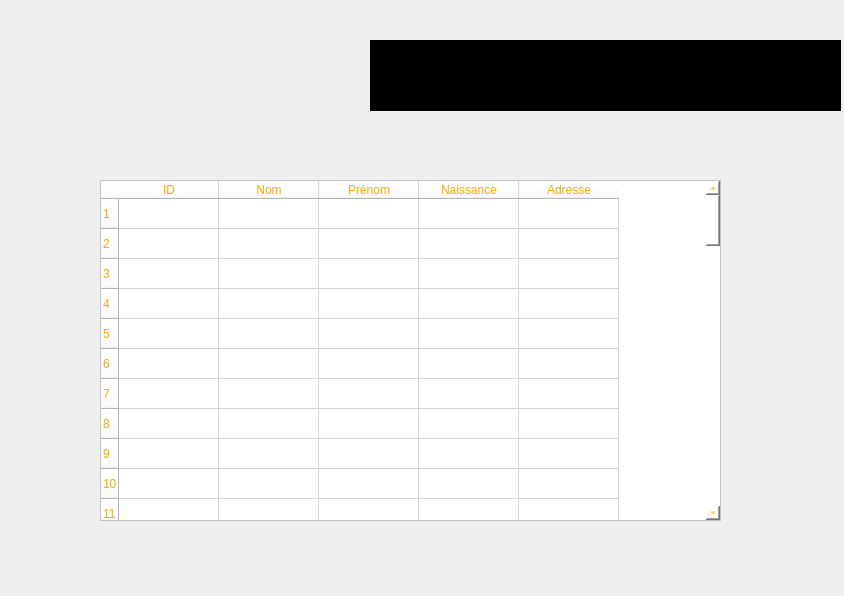
<?xml version="1.0" encoding="UTF-8"?>
<ui version="4.0">
 <class>Afficher_client</class>
 <widget class="QDialog" name="Afficher_client">
  <property name="geometry">
   <rect>
    <x>0</x>
    <y>0</y>
    <width>844</width>
    <height>596</height>
   </rect>
  </property>
  <property name="windowTitle">
   <string>Dialog</string>
  </property>
  <widget class="QLabel" name="label_2">
   <property name="geometry">
    <rect>
     <x>0</x>
     <y>-10</y>
     <width>391</width>
     <height>171</height>
    </rect>
   </property>
   <property name="text">
    <string/>
   </property>
   <property name="pixmap">
    <pixmap>../../Images/Captures d’écran/LOGO1.png</pixmap>
   </property>
  </widget>
  <widget class="QLabel" name="labelNomGestionnaire">
   <property name="geometry">
    <rect>
     <x>370</x>
     <y>40</y>
     <width>471</width>
     <height>71</height>
    </rect>
   </property>
   <property name="styleSheet">
    <string notr="true">color: rgb(255, 255, 255);
font: 700 18pt &quot;Segoe UI&quot;;
background-color: rgb(0, 0, 0);</string>
   </property>
   <property name="text">
    <string/>
   </property>
   <property name="alignment">
    <set>Qt::AlignCenter</set>
   </property>
  </widget>
  <widget class="QTableWidget" name="tableau_client">
   <property name="geometry">
    <rect>
     <x>100</x>
     <y>180</y>
     <width>621</width>
     <height>341</height>
    </rect>
   </property>
   <property name="styleSheet">
    <string notr="true">font: 700 10pt &quot;Segoe UI&quot;;
color: rgb(255, 170, 0);
background-color: rgb(255, 255, 255);</string>
   </property>
   <property name="showGrid">
    <bool>true</bool>
   </property>
   <property name="wordWrap">
    <bool>true</bool>
   </property>
   <property name="cornerButtonEnabled">
    <bool>true</bool>
   </property>
   <property name="rowCount">
    <number>60</number>
   </property>
   <property name="columnCount">
    <number>5</number>
   </property>
   <row/>
   <row/>
   <row/>
   <row/>
   <row/>
   <row/>
   <row/>
   <row/>
   <row/>
   <row/>
   <row/>
   <row/>
   <row/>
   <row/>
   <row/>
   <row/>
   <row/>
   <row/>
   <row/>
   <row/>
   <row/>
   <row/>
   <row/>
   <row/>
   <row/>
   <row/>
   <row/>
   <row/>
   <row/>
   <row/>
   <row/>
   <row/>
   <row/>
   <row/>
   <row/>
   <row/>
   <row/>
   <row/>
   <row/>
   <row/>
   <row/>
   <row/>
   <row/>
   <row/>
   <row/>
   <row/>
   <row/>
   <row/>
   <row/>
   <row/>
   <row/>
   <row/>
   <row/>
   <row/>
   <row/>
   <row/>
   <row/>
   <row/>
   <row/>
   <row/>
   <column>
    <property name="text">
     <string>ID</string>
    </property>
   </column>
   <column>
    <property name="text">
     <string>Nom</string>
    </property>
   </column>
   <column>
    <property name="text">
     <string>Prénom</string>
    </property>
   </column>
   <column>
    <property name="text">
     <string>Naissance</string>
    </property>
   </column>
   <column>
    <property name="text">
     <string>Adresse</string>
    </property>
   </column>
  </widget>
 </widget>
 <resources/>
 <connections/>
</ui>
